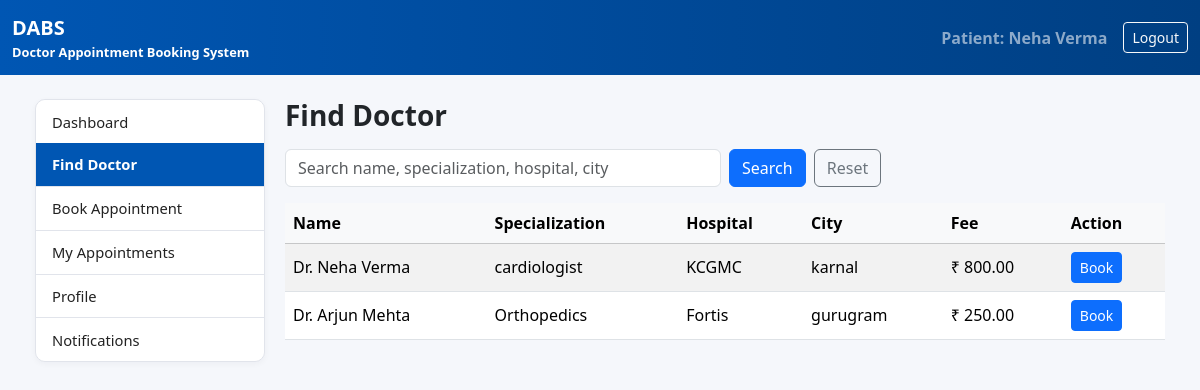
/dashboard/patient/find/ (signed in), run on an earlier commit of the app's database.
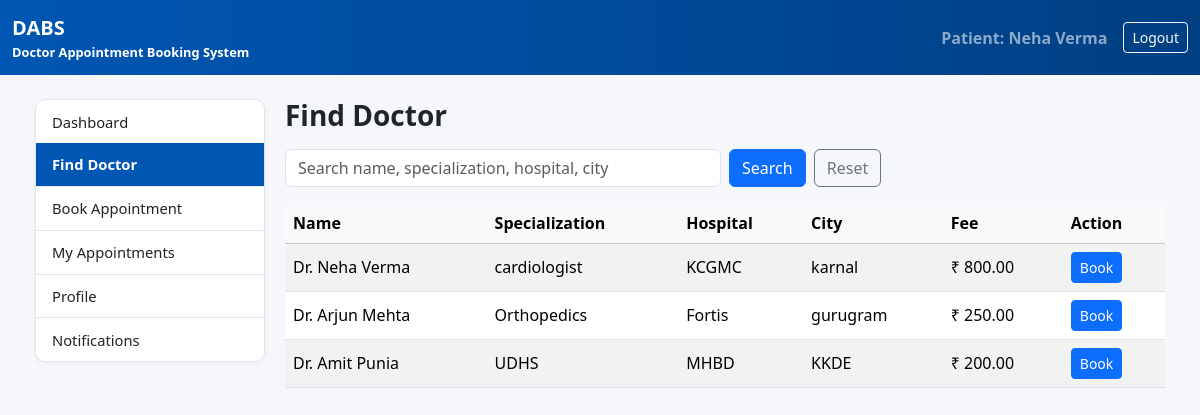
And on a later commit of the database.
### booking/models.py (models this page shows, shortened)
class DoctorProfile(models.Model):
    STATUS_CHOICES = [
        ('Pending', 'Pending'),
        ('Approved', 'Approved'),
        ('Active', 'Active'),
        ('Inactive', 'Inactive'),
        ('Rejected', 'Rejected'),
    ]
    user = models.ForeignKey(User, on_delete=models.CASCADE)
    registration_no = models.CharField(max_length=50)
    specialization = models.CharField(max_length=80)
    experience_years = models.PositiveIntegerField(default=0)
    hospital = models.CharField(max_length=120)
    hospital_slug = models.CharField(max_length=120)
    city = models.CharField(max_length=80)
    slot_preference = models.CharField(max_length=120)
    fee = models.DecimalField(max_digits=8, decimal_places=2,
                              null=True, blank=True)
    bio = models.TextField()
    status = models.CharField(
        max_length=10,
        choices=STATUS_CHOICES,
        default='Pending',
    )
    created_at = models.DateTimeField(auto_now_add=True)
    working_days = models.CharField(max_length=100, blank=True)
    clinic_start_time = models.TimeField(null=True, blank=True)
    clinic_end_time = models.TimeField(null=True, blank=True)
    break_start_time = models.TimeField(null=True, blank=True)
    break_end_time = models.TimeField(null=True, blank=True)
    slot_minutes = models.PositiveIntegerField(null=True, blank=True)
    schedule_notes = models.TextField(blank=True)
    schedule_published = models.BooleanField(default=False)
    review_note = models.TextField(blank=True)
    reviewed_by = models.ForeignKey(
        User,
        null=True,
        blank=True,
        on_delete=models.SET_NULL,
        related_name='reviewed_doctors',
    )
    reviewed_at = models.DateTimeField(null=True, blank=True)

### booking/views.py (the view, shortened to what this page needs)
# urls.py: path('dashboard/patient/find/', views.find_doctor, name='find_doctor'),
@login_required
def find_doctor(request):
    q = request.GET.get("q", "").strip()
    doctors = DoctorProfile.objects.filter(status="Active")
    return render(
        request,
        "booking/find_doctor.html",
        {"doctors": doctors, "q": q},
    )

### booking/templates/booking/find_doctor.html (shortened to what this page needs)
{% extends "booking/patient_base.html" %}
{% block content %}
<h3 class="fw-bold mb-3">Find Doctor</h3>
<form class="row g-2 mb-3" method="get">
  <div class="col-md-6">
    <input
      class="form-control"
      name="q"
      placeholder="Search name, specialization, hospital, city"
      value="{{ q }}"
    >
  </div>
  <div class="col-md-6">
    <button class="btn btn-primary">Search</button>
    <a class="btn btn-outline-secondary ms-1" href=".">Reset</a>
  </div>
</form>
<div class="table-responsive">
  <table class="table table-striped align-middle">
    <thead class="table-light">
      <tr>
        <th>Name</th>
        <th>Specialization</th>
        <th>Hospital</th>
        <th>City</th>
        <th>Fee</th>
        <th>Action</th>
      </tr>
    </thead>
    <tbody>
    {% for d in doctors %}
      <tr>
        <td>Dr. {{ d.user.first_name }} {{ d.user.last_name }}</td>
        <td>{{ d.specialization }}</td>
        <td>{{ d.hospital }}</td>
        <td>{{ d.city }}</td>
        <td>
          {% if d.fee %}
            ₹ {{ d.fee }}
          {% else %}
            -
          {% endif %}
        </td>
        <td>
          <a class="btn btn-sm btn-primary"
             href="{% url 'book_appointment' d.id %}">
            Book
          </a>
        </td>
      </tr>
    {% empty %}
      <tr>
        <td colspan="6" class="text-muted">
          No doctors found. Try a different search.
        </td>
      </tr>
    {% endfor %}
    </tbody>
  </table>
</div>
{% endblock %}

What changed in the data, as far as the page shows it:
added DoctorProfile: user.first_name "Amit", user.last_name "Punia", specialization "UDHS", hospital "MHBD", city "KKDE", fee "200.00"
